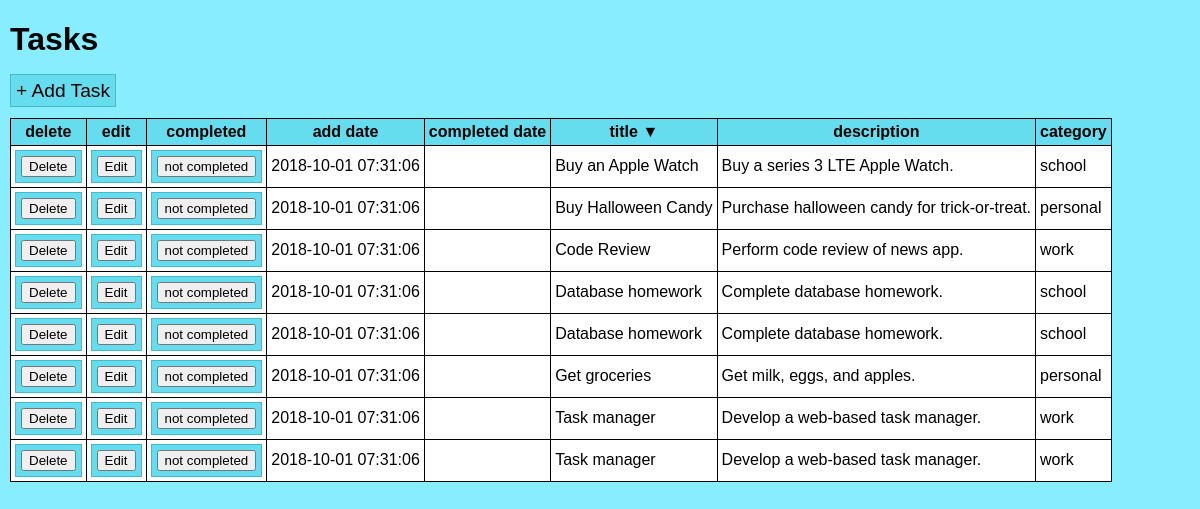
The page /TaskManager2/index.php on the database its author committed.
### tables this page shows
CREATE TABLE tasks (
   id INT NOT NULL AUTO_INCREMENT PRIMARY KEY,
   title VARCHAR(255) NOT NULL,
   description MEDIUMTEXT,
   category ENUM('personal', 'school', 'work', 'uncategorized') DEFAULT 'uncategorized',
   addDate DATETIME NOT NULL,
   completedDate DATETIME,
   completed char(1) DEFAULT 'N'
);

### TaskManager2/index.php (the view, shortened to what this page needs)
<?php
	require('web_utils.php');
	$message = '';
	$target = $_GET['target'];
	switch($target) {
		default:
			presentTaskList($message);
	}
	function presentTaskList($message = "") {
		$stylesheet = 'taskmanager.css';
		$orderBy = $_SESSION['orderby'] ? $_SESSION['orderby'] : 'title';
		$orderDirection = $_SESSION['orderdirection'] ? $_SESSION['orderdirection'] : 'asc';
		$tasks = array();
		require('db_credentials.php');
		$mysqli = new mysqli($servername, $username, $password, $dbname);
		if ($mysqli->connect_error) {
			$message = $mysqli->connect_error;
		} else {
			$orderBy = $mysqli->real_escape_string($orderBy);
			$orderDirection = $mysqli->real_escape_string($orderDirection);
			$sql = "SELECT * FROM tasks ORDER BY $orderBy $orderDirection";
			if ($result = $mysqli->query($sql)) {
				if ($result->num_rows > 0) {
					while($row = $result->fetch_assoc()) {
						array_push($tasks, $row);
					}
				}
			} else {
				$message = $mysqli->error;
			}
		}
		print generatePageHTML("Tasks", generateTaskTableHTML($tasks, $message, $orderBy, $orderDirection), $stylesheet);
	}
	function generateTaskTableHTML($tasks, $message, $orderBy, $orderDirection) {
		$html = "<h1>Tasks</h1>\n";
		$html .= "<p><a class='taskButton' href='index.php?target=taskform'>+ Add Task</a></p>\n";
		$html .= "<table>\n";
		$html .= "<tr><th>delete</th><th>edit</th><th>completed</th>";
		$columns = array(array('name' => 'addDate', 'label' => 'add date'),
						 array('name' => 'completedDate', 'label' => 'completed date'),
						 array('name' => 'title', 'label' => 'title'),
						 array('name' => 'description', 'label' => 'description'),
						 array('name' => 'category', 'label' => 'category'));
		foreach ($columns as $column) {
			$name = $column['name'];
			$label = $column['label'];
			if ($name == $orderBy) {
				if ($orderDirection == 'asc') {
					$label .= " &#x25BC;";
				} else {
					$label .= " &#x25B2;";
				}
			}
			$html .= "<th><a class='order' href='index.php?orderby=$name'>$label</a></th>";
		}
		foreach ($tasks as $task) {
			$id = $task['id'];
			$addDate = $task['addDate'];
			$completedDate = ($task['completedDate']) ? $task['completedDate'] : '';
			$title = $task['title'];
			$description = ($task['description']) ? $task['description'] : '';
			$category = $task['category'];
			$completedAction = 'set_completed';
			$completedLabel = 'not completed';
			$html .= "<tr>";
			$html .= "<td><form action='index.php' method='post'><input type='hidden' name='action' value='delete' /><input type='hidden' name='id' value='$id' /><input type='submit' value='Delete'></form></td>";
			$html .= "<td><form action='index.php' method='post'><input type='hidden' name='action' value='edit' /><input type='hidden' name='id' value='$id' /><input type='submit' value='Edit'></form></td>";
			$html .= "<td><form action='index.php' method='post'><input type='hidden' name='action' value='$completedAction' /><input type='hidden' name='id' value='$id' /><input type='submit' value='$completedLabel'></form></td>";
			$html .= "<td>$addDate</td><td>$completedDate</td><td>$title</td><td>$description</td><td>$category</td>";
			$html .= "</tr>\n";
		}
		$html .= "</table>\n";
		return $html;
	}
?>

### TaskManager2/taskmanager.css (style rules this page uses)
body { margin: 10px; background-color: #8ef; font-family: arial; }
table, th, td { border: 1px solid black; border-collapse: collapse; }
th, td { padding: 4px; }
th { background-color: #6de; }
td { background-color: #fff; }
a.taskButton:link, a.taskButton:visited, a.taskButton:active { color: black; font-size: 1.2em; text-decoration: none; background-color: #6de; padding: 5px; border: 1px solid #4bc; }
form { background-color: #6de; border: 1px solid #4bc; padding: 5px; }
a.order:link, a.order:visited, a.order:active { color: black; text-decoration: none; }

### rows shown on the page
tasks: addDate "2018-10-01 07:31:06", title "Buy an Apple Watch", description "Buy a series 3 LTE Apple Watch.", category "school"
tasks: addDate "2018-10-01 07:31:06", title "Buy Halloween Candy", description "Purchase halloween candy for trick-or-treat.", category "personal"
tasks: addDate "2018-10-01 07:31:06", title "Code Review", description "Perform code review of news app.", category "work"
tasks: addDate "2018-10-01 07:31:06", title "Database homework", description "Complete database homework.", category "school"
tasks: addDate "2018-10-01 07:31:06", title "Database homework", description "Complete database homework.", category "school"
tasks: addDate "2018-10-01 07:31:06", title "Get groceries", description "Get milk, eggs, and apples.", category "personal"
tasks: addDate "2018-10-01 07:31:06", title "Task manager", description "Develop a web-based task manager.", category "work"
tasks: addDate "2018-10-01 07:31:06", title "Task manager", description "Develop a web-based task manager.", category "work"

### other values the page prints
$label "add date"
$label "completed date"
$label "title ▼"
$label "description"
$label "category"
